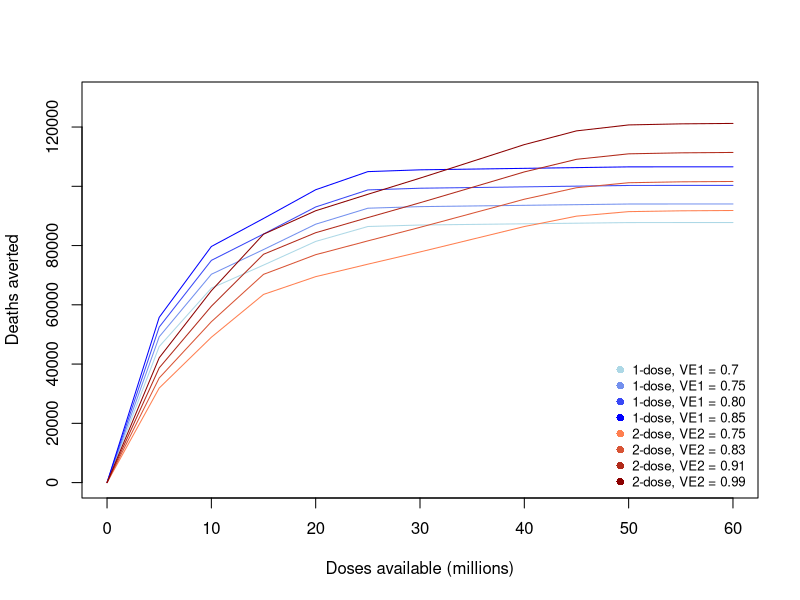
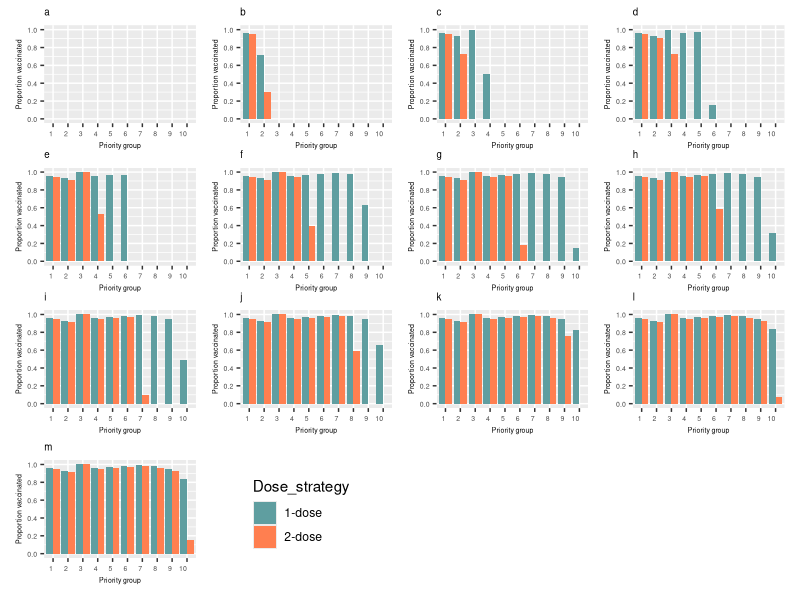
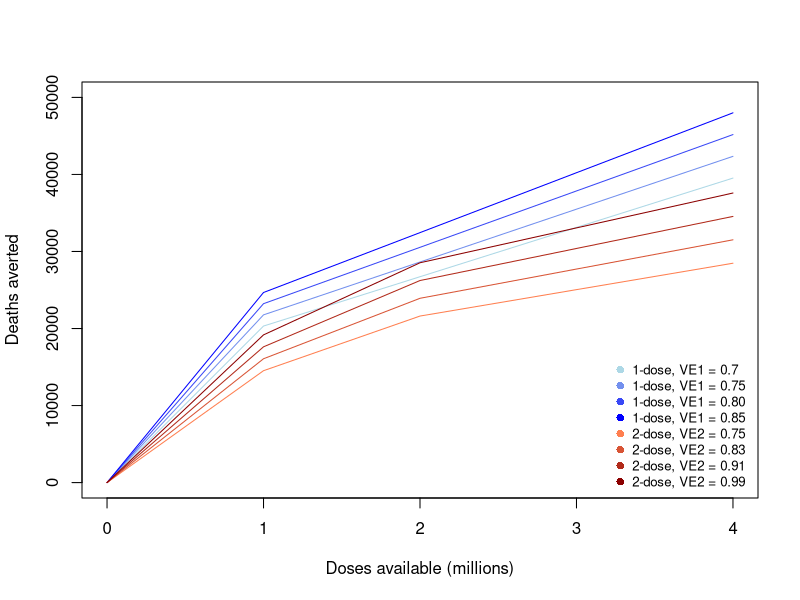
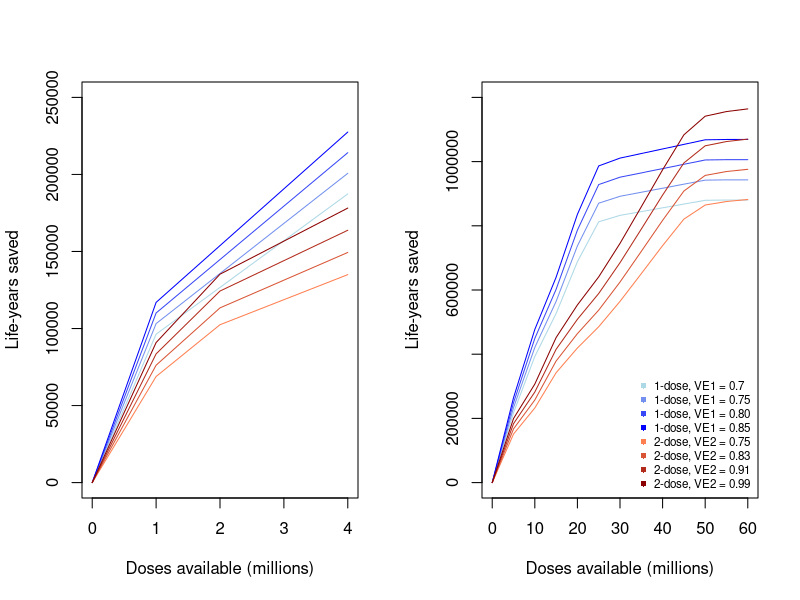

The R script that drew these images, in order:
## ---- chunk 1
knitr::opts_chunk$set(echo = TRUE,warning=FALSE,comment = NA, out.width='600px', dpi=200)
## ---- chunk 2

P <- c(0.7,6.0,1.9,3.7,2.4,6.2,1.5,2.0,2.3,29.3)      

## ---- chunk 3

v1 <- c(0,0,0,0,0,0,0,0,0,0)         

## ---- chunk 4

v2 <- c(0,0,0,0,0,0,0,0,0,0)       

## ---- chunk 5

dosesallocated <- 0   

## ---- chunk 6

VE1 <- seq(0.7,0.85,0.05)

## ---- chunk 7

VE2 <- seq(0.75,0.99,0.08)  

## ---- chunk 8

dosesavailable <- seq(0,60,5) 

## ---- chunk 9

U1 <- c(0.96,0.93,1.0,0.96,0.97,0.98,0.99,0.98,0.95,0.84)     

## ---- chunk 10

U2 <- c(0.95,0.91,1.0,0.95,0.96,0.97,0.98,0.96,0.93,0.75)       

## ---- chunk 11

R <- c(0.038738571,0.009145663,0.006533286,0.002312164,0.002134561,0.00228254,0.002430518,0.001236421,0.000629129,0.0000586534)

## ---- chunk 12


# One-dose vaccine allocation strategy

deathsaverted <- dosesavailable
blue_colour_range <- colorRampPalette(c("lightblue","blue"))
blues <- blue_colour_range(4)
red_colour_range <- colorRampPalette(c("coral","darkred"))
reds <- red_colour_range(4)
plotnum <- 1
allocation.matrix <- matrix(0,nrow=26,ncol=10)

plot(1, type="n", xlab="Doses available (millions)", ylab="Deaths averted",xlim=c(0, 60), ylim = c(0, 130000))

legend("bottomright", 
       legend = c("1-dose, VE1 = 0.7","1-dose, VE1 = 0.75","1-dose, VE1 = 0.80","1-dose, VE1 = 0.85", "2-dose, VE2 = 0.75","2-dose, VE2 = 0.83","2-dose, VE2 = 0.91","2-dose, VE2 = 0.99"), 
       col = c(blues,reds),  
       pch = 16, 
       bty = "n", 
       pt.cex = 1, 
       cex = 0.8, 
       text.col = "black", 
       inset = c(0.01, 0.001))

# The following loop allocates the doses in order from the highest priority group down to the lowest priority group, given a fixed number of available doses (in millions), and according to the vaccine uptake levels above. The doses are allocated following the one-dose strategy

# Equation 1 calculates the annual number of deaths averted following the one-dose allocation strategy 

for(k in 1:length(VE1)){
  for(j in 1:length(dosesavailable)){ 
    v1 <- c(0,0,0,0,0,0,0,0,0,0)
    dosesallocated <- 0
    for (i in 1:length(v1)){
      if (dosesavailable[j]>(dosesallocated+U1[i]*P[i])){
        v1[i] <- U1[i]
        dosesallocated <- dosesallocated + U1[i]*P[i]
      }
      else if ((dosesavailable[j]<(dosesallocated+U1[i]*P[i])) && (dosesavailable[j]>dosesallocated)){
        v1[i] <- (dosesavailable[j] - dosesallocated)/P[i]
        dosesallocated <- dosesallocated + v1[i]*P[i]
      }
      else {
        v1[i] <- 0
      }
    }
    deathsaverted[j] = sum(v1*VE1[k]*P*R*10^6)            #Equation 1
    allocation.matrix[j,] <- v1
  }
  lines(dosesavailable,deathsaverted, type = "l",col=blues[plotnum])
  plotnum <- plotnum + 1
}


# Two-dose vaccine allocation strategy

deathsaverted <- dosesavailable
plotnum <- 1

# The following loop allocates the doses in order from the highest priority group down to the lowest priority group, given a fixed number of available doses (in millions), and according to the vaccine uptake levels above. The doses are allocated following the one-dose strategy

# Equation 2 calculates the annual number of deaths averted following the two-dose allocation strategy 

for(k in 1:length(VE2)){
  for(j in 1:length(dosesavailable)){
    v2 <- c(0,0,0,0,0,0,0,0,0,0)
    dosesallocated <- 0
    for (i in 1:length(v2)){
      if ((dosesavailable[j]/2)>(dosesallocated+U2[i]*P[i])){
        v2[i] <- U2[i]
        dosesallocated <- dosesallocated + U2[i]*P[i]
      }
      else if (((dosesavailable[j]/2)<(dosesallocated+U2[i]*P[i])) && ((dosesavailable[j]/2)>dosesallocated)){
        v2[i] <- ((dosesavailable[j]/2) - dosesallocated)/P[i]
        dosesallocated <- dosesallocated + v2[i]*P[i]
      }
      else {
        v2[i] <- 0
      }
    }
    deathsaverted[j] = sum(v2*VE2[k]*P*R*10^6)            #Equation 2
    allocation.matrix[j+length(dosesavailable),] <- v2
  }
  lines(dosesavailable,deathsaverted, type = "l",col=reds[plotnum])
  plotnum <- plotnum + 1
}


## ---- chunk 13

library(ggplot2)
library(patchwork)
library(gtable)
library(grid)
library(gridExtra)
library(cowplot)


prioritygroup <- c("1","2","3","4","5","6","7","8","9","10","1","2","3","4","5","6","7","8","9","10")
Dose_strategy <- c("1-dose", "1-dose", "1-dose", "1-dose", "1-dose", "1-dose", "1-dose", "1-dose", "1-dose", "1-dose", "2-dose", "2-dose", "2-dose", "2-dose", "2-dose", "2-dose", "2-dose", "2-dose", "2-dose", "2-dose")
plots <- list()

titles = array(c("a","b","c","d","e","f","g","h","i","j","k","l","m"))

for (i in 1:length(dosesavailable)){
  data <- data.frame(
    prioritygroup=prioritygroup,  
    proportionvaccinated=c(allocation.matrix[i,],allocation.matrix[i+length(dosesavailable),])
  )
  
plots[[i]] <- ggplot(data, aes(x=prioritygroup, y=proportionvaccinated, fill=Dose_strategy)) + 
  ggtitle(titles[[i]]) + 
  geom_col(position = "dodge") + 
  scale_x_discrete (limits = c("1","2","3","4","5","6","7","8","9","10"), name = "Priority group") +
  scale_y_continuous (name = "Proportion vaccinated",limits = c(0,1.0),breaks=c(0, 0.2, 0.4, 0.6, 0.8, 1.0)) +
  scale_fill_manual(values = c("cadetblue", "coral") ) +
  theme(plot.title=element_text(size=7),
        axis.text.x = element_text(size=5,hjust = 1, vjust = 1),
        axis.text.y = element_text(size=5), 
        axis.title = element_text(size = 5),
        plot.tag = element_text(size=5),
        plot.tag.position = "bottom",
        plot.margin = unit(c(0, 0.2, 0, 0.2), "cm"))
legend <- get_legend(plots[[i]])
plots[[i]] <- plots[[i]] + theme(legend.position="none")
}


plots[[14]] <- legend


wrap_plots(plots,ncol = 4)


## ---- chunk 14


# One-dose vaccine allocation strategy

v1 <- c(0,0,0,0,0,0,0,0,0,0)
dosesallocated <- 0
VE1 <- seq(0.7,0.85,0.05)         
dosesavailable <- seq(0,4,1) 
deathsaverted <- dosesavailable
blue_colour_range <- colorRampPalette(c("lightblue","blue"))
blues <- blue_colour_range(4)
red_colour_range <- colorRampPalette(c("coral","darkred"))
reds <- red_colour_range(4)
plotnum <- 1
allocation.matrix <- matrix(0,nrow=26,ncol=10)

plot(1, type="n", xlab="Doses available (millions)", ylab="Deaths averted",xlim=c(0, 4), ylim = c(0, 50000))

legend("bottomright", 
       legend = c("1-dose, VE1 = 0.7","1-dose, VE1 = 0.75","1-dose, VE1 = 0.80","1-dose, VE1 = 0.85", "2-dose, VE2 = 0.75","2-dose, VE2 = 0.83","2-dose, VE2 = 0.91","2-dose, VE2 = 0.99"), 
       col = c(blues,reds),  
       pch = 16, 
       bty = "n", 
       pt.cex = 1, 
       cex = 0.8, 
       text.col = "black", 
       inset = c(0.01, 0.001))

for(k in 1:length(VE1)){
  for(j in 1:length(dosesavailable)){ 
    v1 <- c(0,0,0,0,0,0,0,0,0,0)
    dosesallocated <- 0
    for (i in 1:length(v1)){
      if (dosesavailable[j]>(dosesallocated+U1[i]*P[i])){
        v1[i] <- U1[i]
        dosesallocated <- dosesallocated + U1[i]*P[i]
      }
      else if ((dosesavailable[j]<(dosesallocated+U1[i]*P[i])) && (dosesavailable[j]>dosesallocated)){
        v1[i] <- (dosesavailable[j] - dosesallocated)/P[i]
        dosesallocated <- dosesallocated + v1[i]*P[i]
      }
      else {
        v1[i] <- 0
      }
    }
    deathsaverted[j] = sum(v1*VE1[k]*P*R*10^6)  
    allocation.matrix[j,] <- v1
  }
  lines(dosesavailable,deathsaverted, type = "l",col=blues[plotnum])
  plotnum <- plotnum + 1
}


# Two-dose vaccine allocation strategy

v2 <- c(0,0,0,0,0,0,0,0,0,0)
dosesallocated <- 0
VE2 <- seq(0.75,0.99,0.08)         
deathsaverted <- dosesavailable
plotnum <- 1


for(k in 1:length(VE2)){
  for(j in 1:length(dosesavailable)){
    v2 <- c(0,0,0,0,0,0,0,0,0,0)
    dosesallocated <- 0
    for (i in 1:length(v2)){
      if ((dosesavailable[j]/2)>(dosesallocated+U2[i]*P[i])){
        v2[i] <- U2[i]
        dosesallocated <- dosesallocated + U2[i]*P[i]
      }
      else if (((dosesavailable[j]/2)<(dosesallocated+U2[i]*P[i])) && ((dosesavailable[j]/2)>dosesallocated)){
        v2[i] <- ((dosesavailable[j]/2) - dosesallocated)/P[i]
        dosesallocated <- dosesallocated + v2[i]*P[i]
      }
      else {
        v2[i] <- 0
      }
    }
    deathsaverted[j] = sum(v2*VE2[k]*P*R*10^6) 
    allocation.matrix[j+length(dosesavailable),] <- v2
  }
  lines(dosesavailable,deathsaverted, type = "l",col=reds[plotnum])
  plotnum <- plotnum + 1
}



## ---- chunk 15

L <- c(4.74,4.74,10.86,14.34,18.16,20.19,22.22,26.49,30.93,57.16) 

## ---- chunk 16

v1 <- c(0,0,0,0,0,0,0,0,0,0)
dosesallocated <- 0
VE1 <- seq(0.7,0.85,0.05)         
dosesavailable <- seq(0,4,1) 
lifeyearssaved <- dosesavailable
blue_colour_range <- colorRampPalette(c("lightblue","blue"))
blues <- blue_colour_range(4)
red_colour_range <- colorRampPalette(c("coral","darkred"))
reds <- red_colour_range(4)
plotnum <- 1
allocation.matrix <- matrix(0,nrow=26,ncol=10)

par(mfrow = c(1, 2))

plot(1, type="n", xlab="Doses available (millions)", ylab="Life-years saved",xlim=c(0, 4), ylim = c(0, 250000))


for(k in 1:length(VE1)){
  for(j in 1:length(dosesavailable)){
    v1 <- c(0,0,0,0,0,0,0,0,0,0)
    dosesallocated <- 0
    for (i in 1:length(v1)){
      if (dosesavailable[j]>(dosesallocated+U1[i]*P[i])){
        v1[i] <- U1[i]
        dosesallocated <- dosesallocated + U1[i]*P[i]
      }
      else if ((dosesavailable[j]<(dosesallocated+U1[i]*P[i])) && (dosesavailable[j]>dosesallocated)){
        v1[i] <- (dosesavailable[j] - dosesallocated)/P[i]
        dosesallocated <- dosesallocated + v1[i]*P[i]
      }
      else {
        v1[i] <- 0
      }
    }
    lifeyearssaved[j] = sum(v1*VE1[k]*P*R*L*10^6)                 # Equation 3
    allocation.matrix[j,] <- v1
  }
  lines(dosesavailable,lifeyearssaved, type = "l",col=blues[plotnum])
  plotnum <- plotnum + 1
}


# Two-dose vaccine allocation strategy

# Equation 4 calculates the annual number of deaths averted following the two-dose allocation strategy

v2 <- c(0,0,0,0,0,0,0,0,0,0)
dosesallocated <- 0
VE2 <- seq(0.75,0.99,0.08)          
lifeyearssaved <- dosesavailable
plotnum <- 1


for(k in 1:length(VE2)){
  for(j in 1:length(dosesavailable)){
    v2 <- c(0,0,0,0,0,0,0,0,0,0)
    dosesallocated <- 0
    for (i in 1:length(v2)){
      if ((dosesavailable[j]/2)>(dosesallocated+U2[i]*P[i])){
        v2[i] <- U2[i]
        dosesallocated <- dosesallocated + U2[i]*P[i]
      }
      else if (((dosesavailable[j]/2)<(dosesallocated+U2[i]*P[i])) && ((dosesavailable[j]/2)>dosesallocated)){
        v2[i] <- ((dosesavailable[j]/2) - dosesallocated)/P[i]
        dosesallocated <- dosesallocated + v2[i]*P[i]
      }
      else {
        v2[i] <- 0
      }
    }
    lifeyearssaved[j] = sum(v2*VE2[k]*P*R*L*10^6)                 # Equation 4
    allocation.matrix[j+length(dosesavailable),] <- v2
  }
  lines(dosesavailable,lifeyearssaved, type = "l",col=reds[plotnum])
  plotnum <- plotnum + 1
}


# One-dose vaccine allocation strategy

v1 <- c(0,0,0,0,0,0,0,0,0,0)
dosesallocated <- 0
VE1 <- seq(0.7,0.85,0.05)         
dosesavailable <- seq(0,60,5) 
lifeyearssaved <- dosesavailable
blue_colour_range <- colorRampPalette(c("lightblue","blue"))
blues <- blue_colour_range(4)
red_colour_range <- colorRampPalette(c("coral","darkred"))
reds <- red_colour_range(4)
plotnum <- 1
allocation.matrix <- matrix(0,nrow=26,ncol=10)


plot(1, type="n", xlab="Doses available (millions)", ylab="Life-years saved",xlim=c(0, 60), ylim = c(0, 1200000))

legend("bottomright", 
       legend = c("1-dose, VE1 = 0.7","1-dose, VE1 = 0.75","1-dose, VE1 = 0.80","1-dose, VE1 = 0.85", "2-dose, VE2 = 0.75","2-dose, VE2 = 0.83","2-dose, VE2 = 0.91","2-dose, VE2 = 0.99"), 
       col = c(blues,reds),  
       pch = 16, 
       bty = "n", 
       pt.cex = 0.8, 
       cex = 0.7, 
       text.col = "black", 
       inset = c(0.01, 0.001))

for(k in 1:length(VE1)){
  for(j in 1:length(dosesavailable)){
    v1 <- c(0,0,0,0,0,0,0,0,0,0)
    dosesallocated <- 0
    for (i in 1:length(v1)){
      if (dosesavailable[j]>(dosesallocated+U1[i]*P[i])){
        v1[i] <- U1[i]
        dosesallocated <- dosesallocated + U1[i]*P[i]
      }
      else if ((dosesavailable[j]<(dosesallocated+U1[i]*P[i])) && (dosesavailable[j]>dosesallocated)){
        v1[i] <- (dosesavailable[j] - dosesallocated)/P[i]
        dosesallocated <- dosesallocated + v1[i]*P[i]
      }
      else {
        v1[i] <- 0
      }
    }
    lifeyearssaved[j] = sum(v1*VE1[k]*P*R*L*10^6)           #Equation 3
    allocation.matrix[j,] <- v1
  }
  lines(dosesavailable,lifeyearssaved, type = "l",col=blues[plotnum])
  plotnum <- plotnum + 1
}


# Two-dose vaccine allocation strategy

v2 <- c(0,0,0,0,0,0,0,0,0,0)
dosesallocated <- 0
VE2 <- seq(0.75,0.99,0.08)          
lifeyearssaved <- dosesavailable
plotnum <- 1


for(k in 1:length(VE2)){
  for(j in 1:length(dosesavailable)){
    v2 <- c(0,0,0,0,0,0,0,0,0,0)
    dosesallocated <- 0
    for (i in 1:length(v2)){
      if ((dosesavailable[j]/2)>(dosesallocated+U2[i]*P[i])){
        v2[i] <- U2[i]
        dosesallocated <- dosesallocated + U2[i]*P[i]
      }
      else if (((dosesavailable[j]/2)<(dosesallocated+U2[i]*P[i])) && ((dosesavailable[j]/2)>dosesallocated)){
        v2[i] <- ((dosesavailable[j]/2) - dosesallocated)/P[i]
        dosesallocated <- dosesallocated + v2[i]*P[i]
      }
      else {
        v2[i] <- 0
      }
    }
    lifeyearssaved[j] = sum(v2*VE2[k]*P*R*L*10^6)             #Equation 4
    allocation.matrix[j+length(dosesavailable),] <- v2
  }
  lines(dosesavailable,lifeyearssaved, type = "l",col=reds[plotnum])
  plotnum <- plotnum + 1
}

